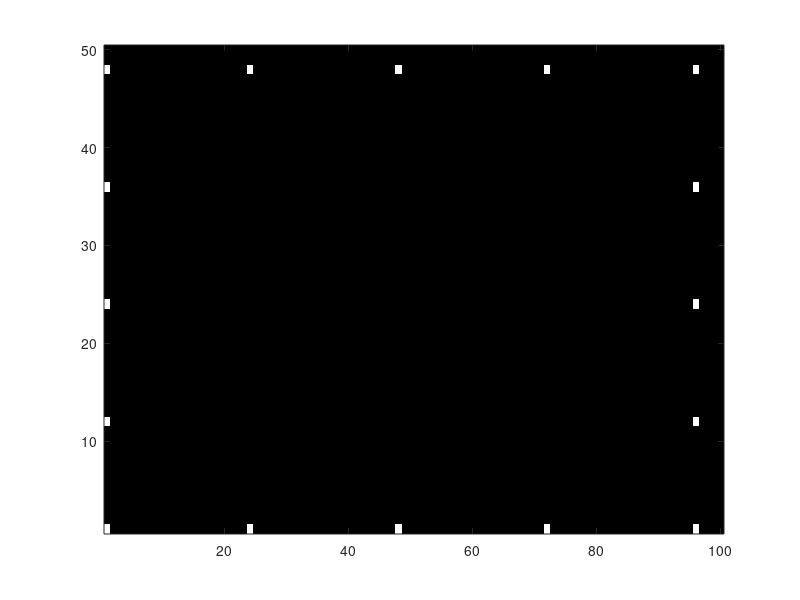

MATLAB code for this plot:
% Short example about how to implement a deterministic OG
% Jose Guivant. For MTRN4100 students.
% ....................................................................
function main( )
g = load('NavMap.mat');
% define the area of coverage and the number of cells we want to spend
MyContext.x1 = 0 ;MyContext.x2 = 200 ;
MyContext.y1 = 0 ;MyContext.y2 = 200 ;
MyContext.Nx = 100 ;
MyContext.Ny = 50 ;

% The area of coverage is: X values between -20m to 20m (suppose I am working
% in meters) and Y values are between 0m to 20m
% I also want to represent the OG by using a discrete grid of 50 x 100 (Ny x Nx ) cells.
% Create OG (I do it, inside this function) which I am calling.
DefineOG() ;
% .....................
% Set the cells that own the points (see the code of the function "PopulateOG")
PopulateOG(g.Landmarks.xy(1,:),g.Landmarks.xy(2,:)) ;
% show OG, as an image
figure(1); clf ; 
imagesc(MyContext.M) ; 
colormap gray ;
% in the image: the cells =1 will look white, and the rest (=0) will be black
set(gca,'ydir','normal','xdir','normal') ;
% just to tell Matlab how to show the image
return ; % done
% ...........................................................
function DefineOG( )
    MyContext.M = zeros(MyContext.Ny,MyContext.Nx,'uint8') ;
    MyContext.Cx = MyContext.Nx/(MyContext.x2-MyContext.x1) ;
    MyContext.Cy = MyContext.Ny/(MyContext.y2-MyContext.y1) ;
    return;
end
% ...........................................................
% This function transforms points (x,y), for obtaining their equivalent cells' indexes.
% and then use them to set the related cells
function PopulateOG(x,y)
    ii = find((x>=MyContext.x1)&(x<MyContext.x2)&(y>=MyContext.y1)&(y<MyContext.y2));
    x=x(ii) ; y=y(ii) ;
    ix = floor((x-MyContext.x1)*MyContext.Cx)+1 ;
    iy = floor((y-MyContext.y1)*MyContext.Cy)+1 ;
    ixy = sub2ind(size(MyContext.M),iy,ix) ;
    MyContext.M(ixy) =1 ;
    return;
end
% ...........................................................
end % end of this program